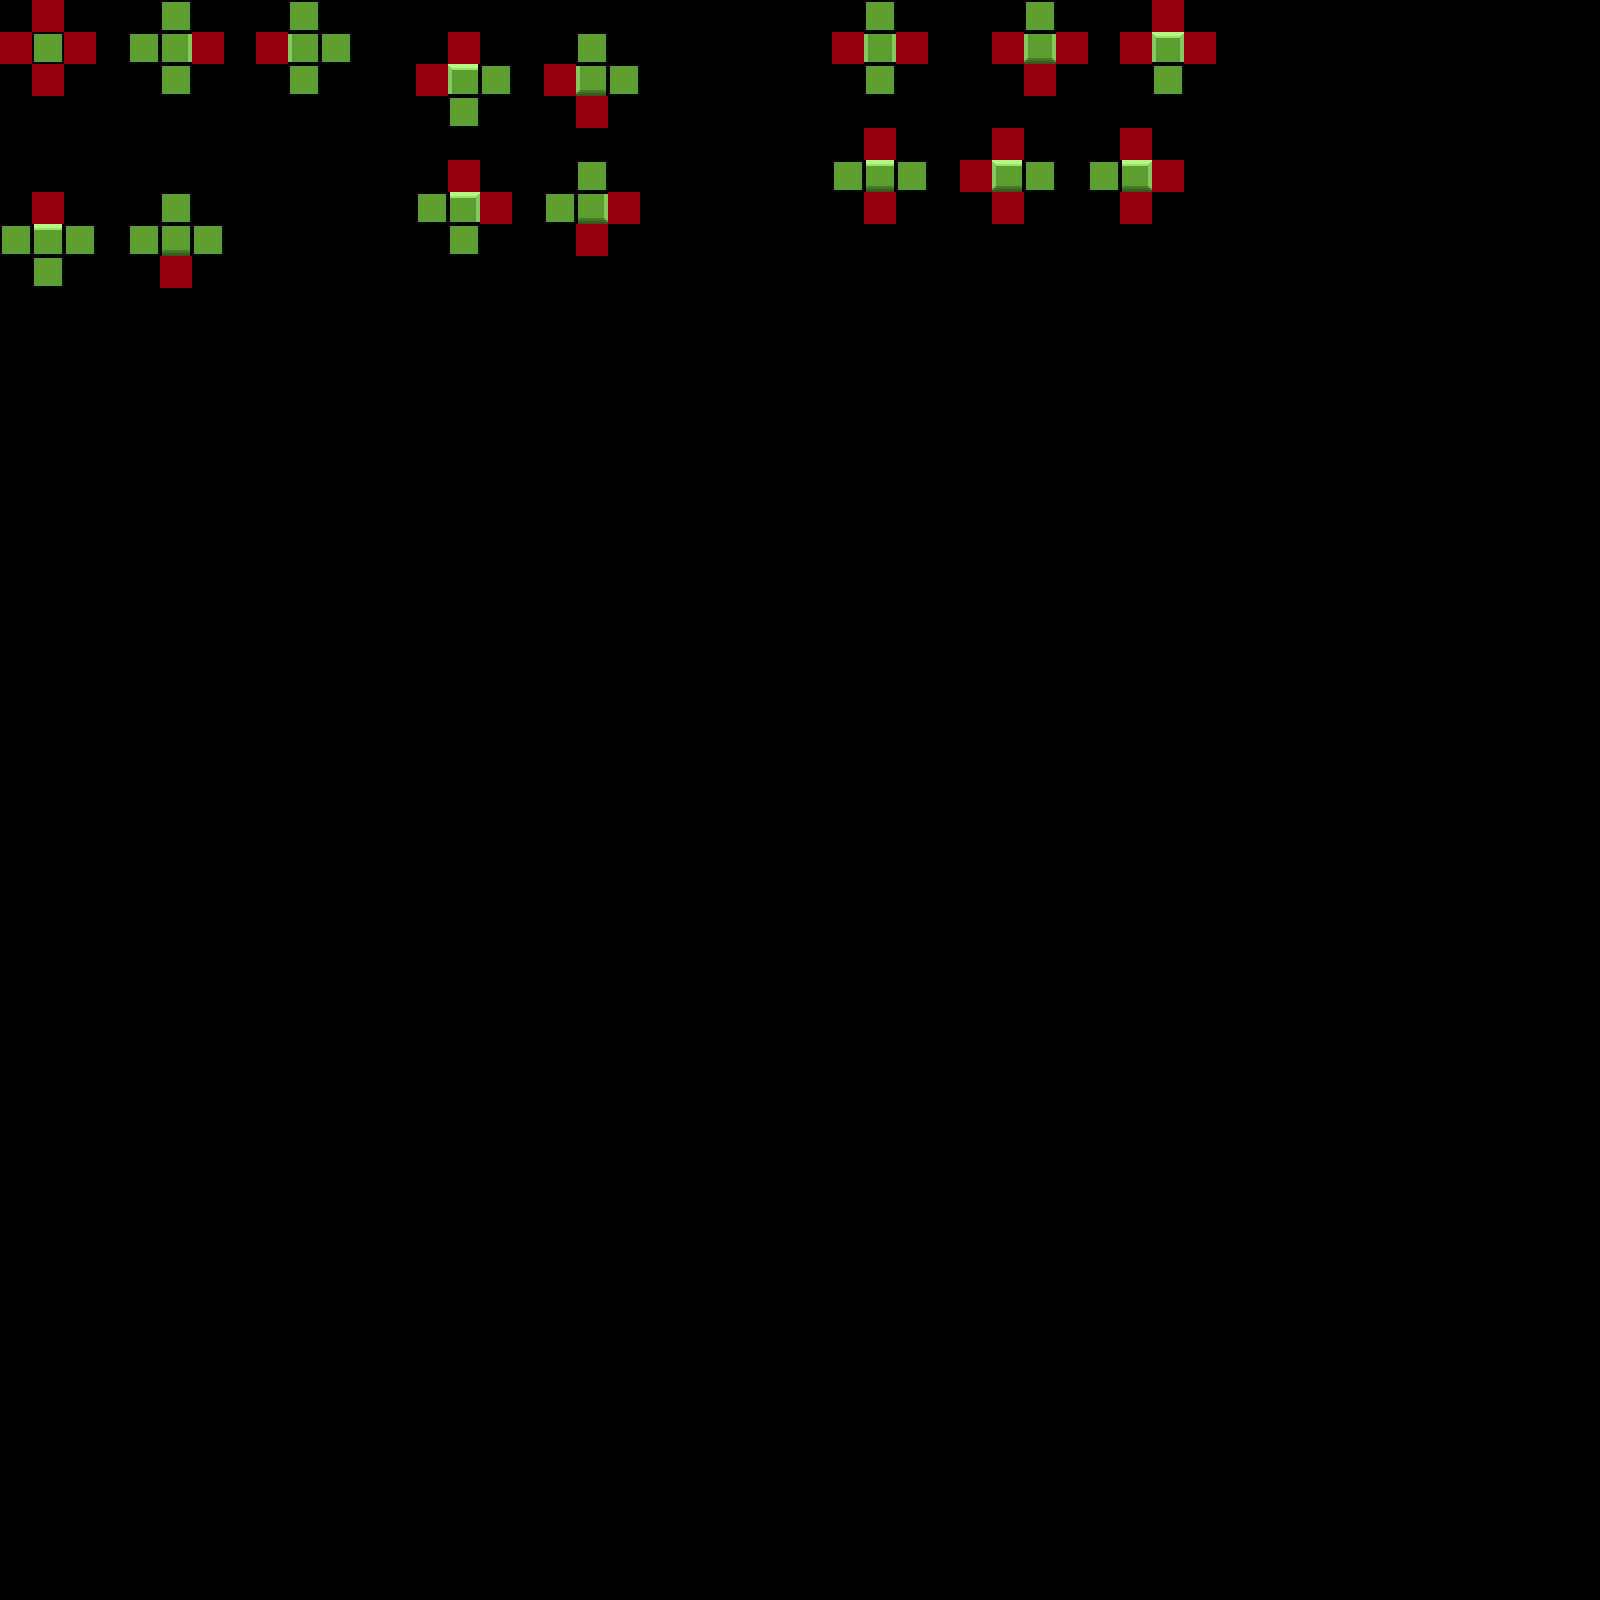

Tiled map render using the project's own tile images. Description and the map definition, with tile-layer contents summarised, below:
An orthogonal 50x50 tile map with 32x32 px tiles, 3 tile layers (regions, input_prototype, output_auto_shape).

<map version="1.10" tiledversion="1.11.1" orientation="orthogonal" renderorder="right-down" width="50" height="50" tilewidth="32" tileheight="32" infinite="0" nextlayerid="4" nextobjectid="1">
 <tileset firstgid="1" name="basicTile" tilewidth="32" tileheight="32" tilecount="64" columns="8">
  <image source="basicTile.png" width="256" height="256" />
 </tileset>
 <layer id="1" name="regions" width="50" height="50" opacity="0.59">
  <data>[2500 cells, 75 non-empty, 1 distinct tile ids]</data>
 </layer>
 <layer id="2" name="input_prototype" width="50" height="50">
  <data>[2500 cells, 43 non-empty, 1 distinct tile ids]</data>
 </layer>
 <layer id="3" name="output_auto_shape" width="50" height="50">
  <data>[2500 cells, 15 non-empty, 15 distinct tile ids]</data>
 </layer>
</map>
